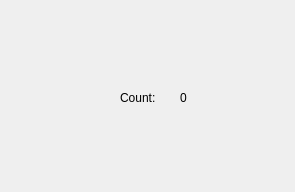
<?xml version="1.0" encoding="UTF-8"?>
<ui version="4.0">
 <class>Example</class>
 <widget class="QMainWindow" name="Example">
  <property name="geometry">
   <rect>
    <x>0</x>
    <y>0</y>
    <width>295</width>
    <height>192</height>
   </rect>
  </property>
  <property name="windowTitle">
   <string>Example</string>
  </property>
  <widget class="QWidget" name="centralwidget">
   <widget class="QLabel" name="countOutputLabel">
    <property name="geometry">
     <rect>
      <x>120</x>
      <y>90</y>
      <width>49</width>
      <height>16</height>
     </rect>
    </property>
    <property name="text">
     <string>Count:</string>
    </property>
   </widget>
   <widget class="QLabel" name="countStaticLabel">
    <property name="geometry">
     <rect>
      <x>180</x>
      <y>90</y>
      <width>49</width>
      <height>16</height>
     </rect>
    </property>
    <property name="text">
     <string>0</string>
    </property>
   </widget>
  </widget>
 </widget>
 <resources/>
 <connections/>
</ui>
